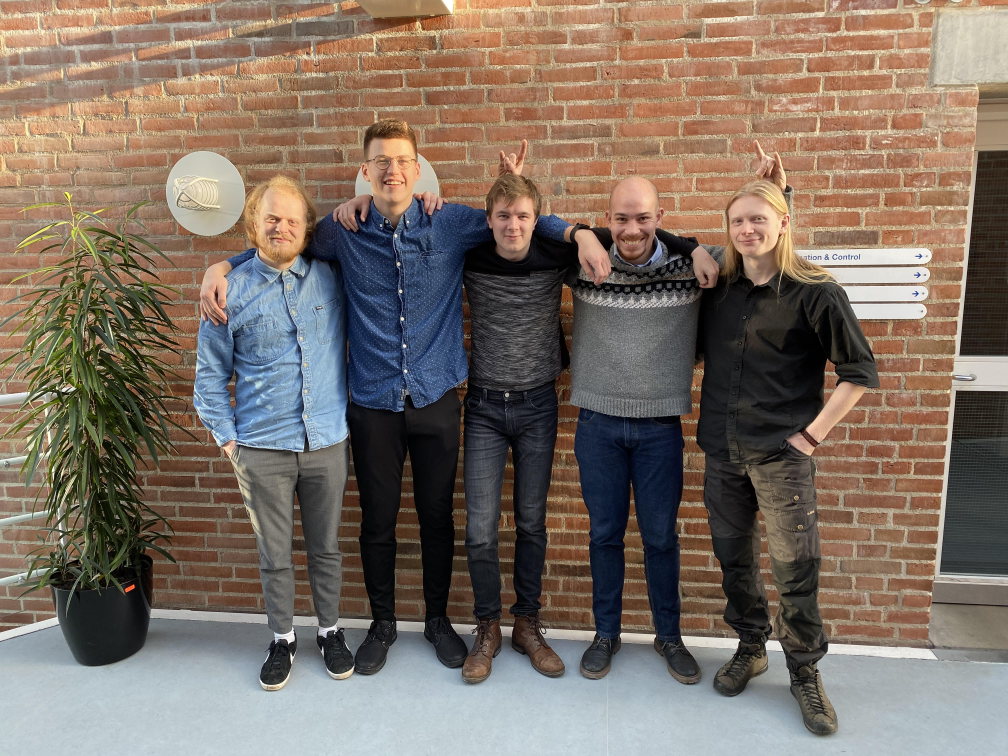
#> input picture ROB4-Perception/L3/grpp.jpg, 4032 x 3024 px (shown at 1/4 size)
$ python sobels.py   (older library calls are emulated)
#> lines starting #> are read from the running program, lines starting #| are printed output that depends on the picture
import cv2

image = cv2.imread('grpp.jpg',1) #Loads image with 1 channel.
#> image is the input picture: shape (3024, 4032, 3); mean B, G, R 100.7, 111.8, 125.6
resize = cv2.resize(image,(1008,756)) #Resize image to something workable
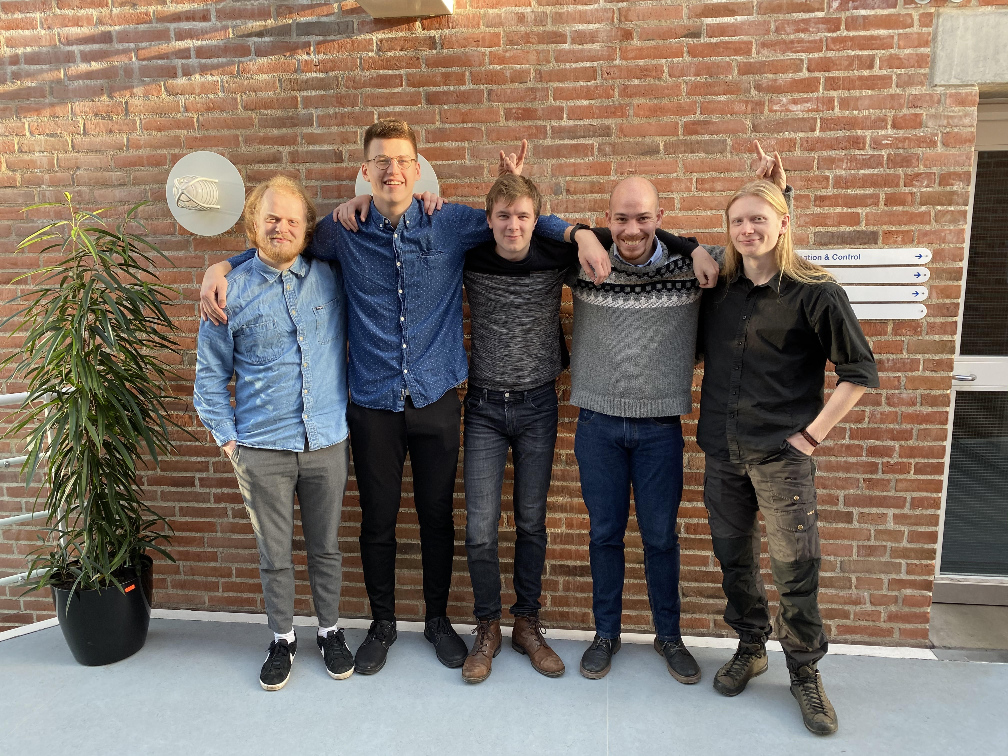
#> resize: shape (756, 1008, 3); mean B, G, R 100.9, 112, 125.8

imagesobel = cv2.Sobel(resize,cv2.CV_16S,1,0,ksize=3) #WIP
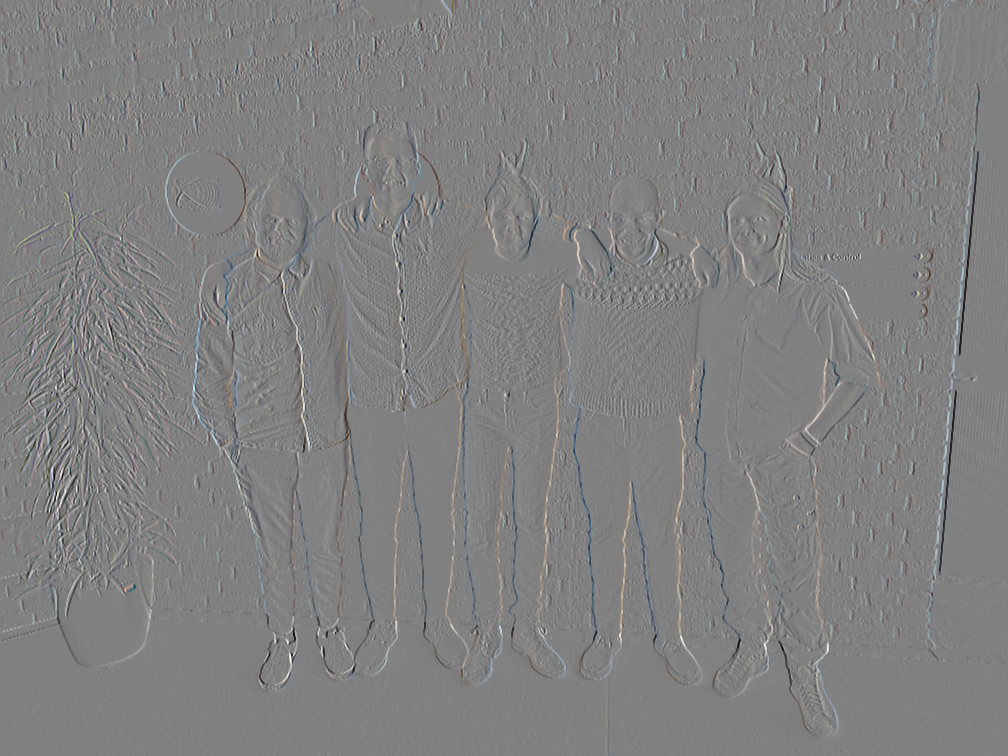
#> imagesobel: shape (756, 1008, 3) int16; mean B, G, R -0.3, -0.4, -0.5; drawn with min black and max white


#Show the results
cv2.imshow("Original", resize)
cv2.imshow("Sobeled", imagesobel)


# Quit program is 'q' is pressed
if cv2.waitKey(0) & 0xFF == ord('q'):
#> (key q is pressed here)
    cv2.destroyAllWindows()

$ run again, with ROB4-Perception/L3/papir.jpg copied over ROB4-Perception/L3/grpp.jpg
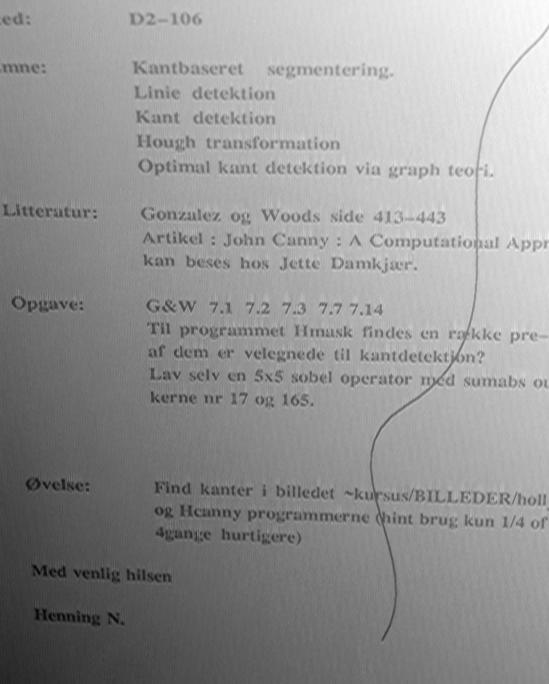
#> input picture ROB4-Perception/L3/papir.jpg, 549 x 684 px
#> image is the input picture: shape (684, 549, 3); min 0, max 255, mean 148.7
#> `resize = cv2.resize(image,(1008,756))`:
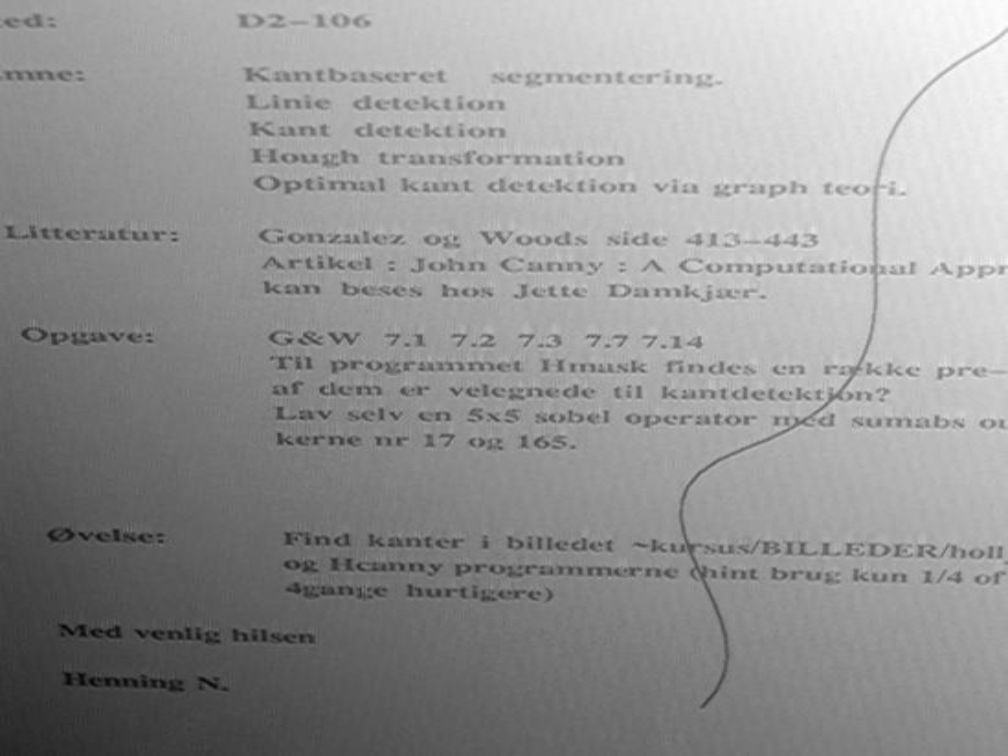
#> resize: shape (756, 1008, 3); min 4, max 254, mean 148.6
#> `imagesobel = cv2.Sobel(resize,cv2.CV_16S,1,0,ksize=3)`:
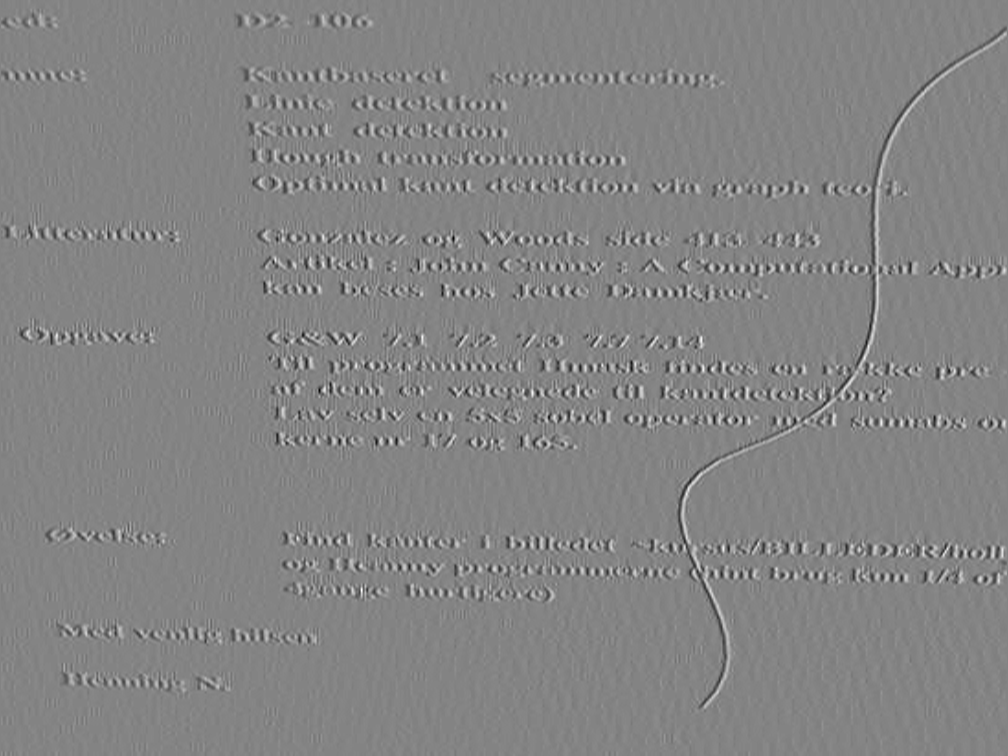
#> imagesobel: shape (756, 1008, 3) int16; min -267, max 249, mean 0.8; drawn with min black and max white

$ run again, with ROB4-Perception/L3/board.tif saved as ROB4-Perception/L3/grpp.jpg
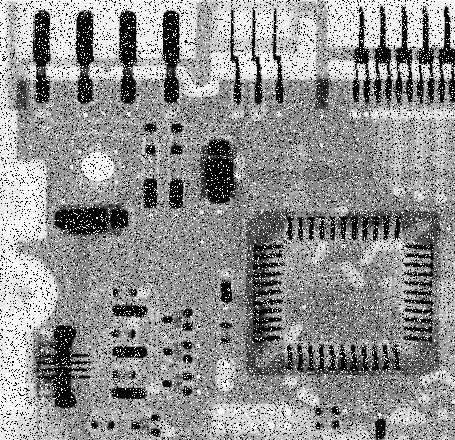
#> input picture ROB4-Perception/L3/board.tif, 455 x 440 px
#> image is the input picture: shape (440, 455, 3); min 0, max 255, mean 144.1
#> `resize = cv2.resize(image,(1008,756))`:
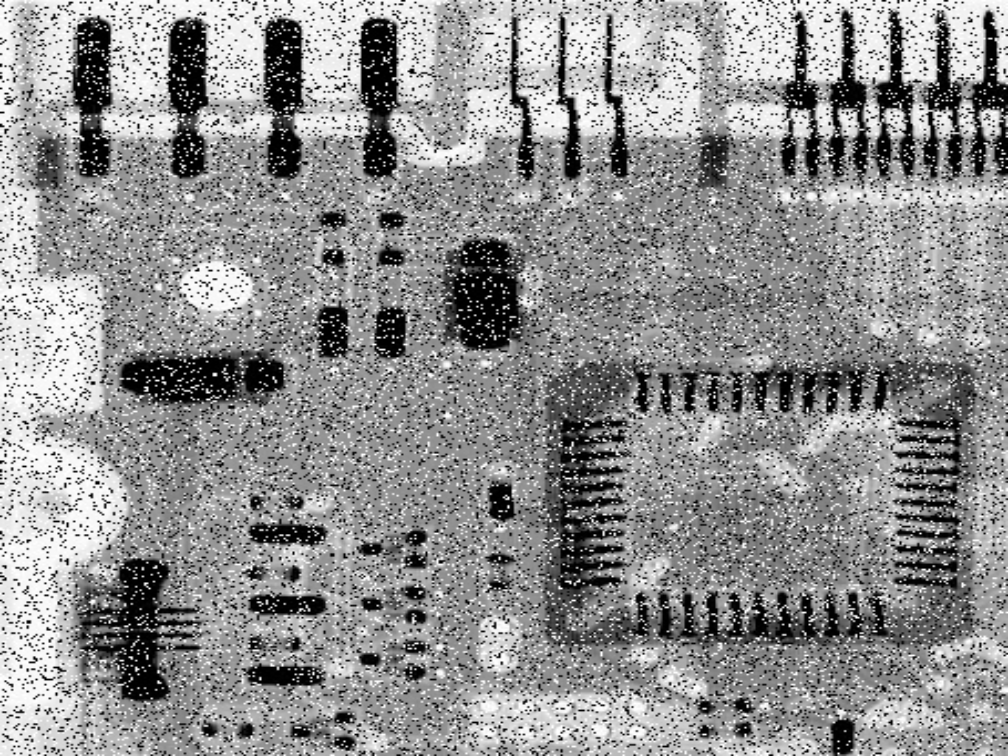
#> resize: shape (756, 1008, 3); min 0, max 255, mean 144
#> `imagesobel = cv2.Sobel(resize,cv2.CV_16S,1,0,ksize=3)`:
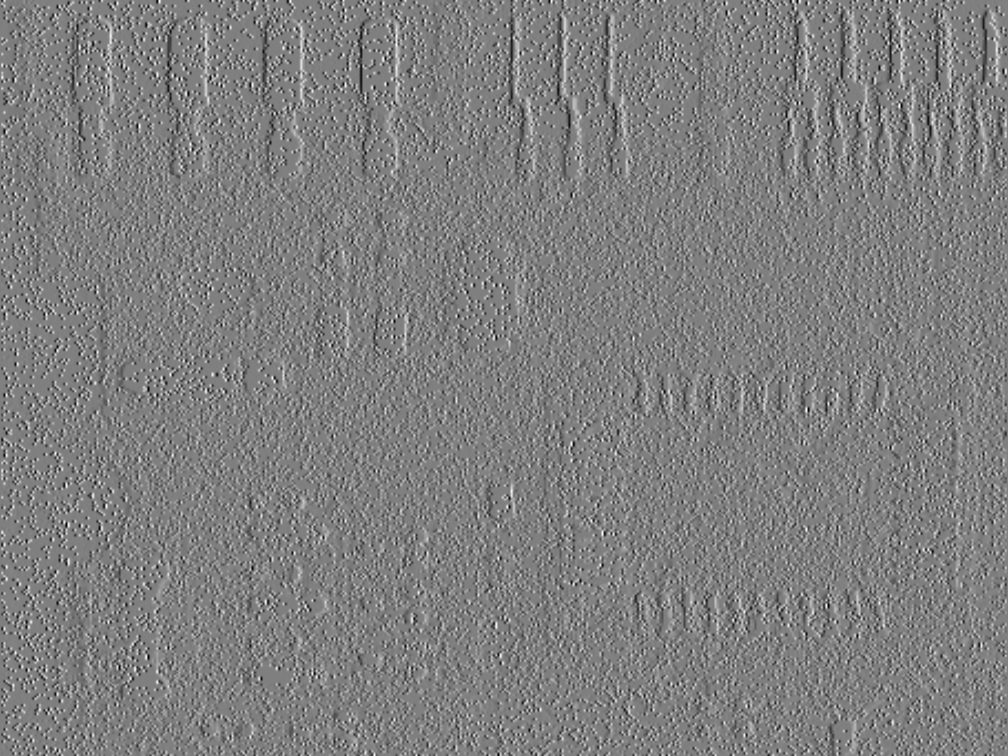
#> imagesobel: shape (756, 1008, 3) int16; min -919, max 917, mean -0.5; drawn with min black and max white
